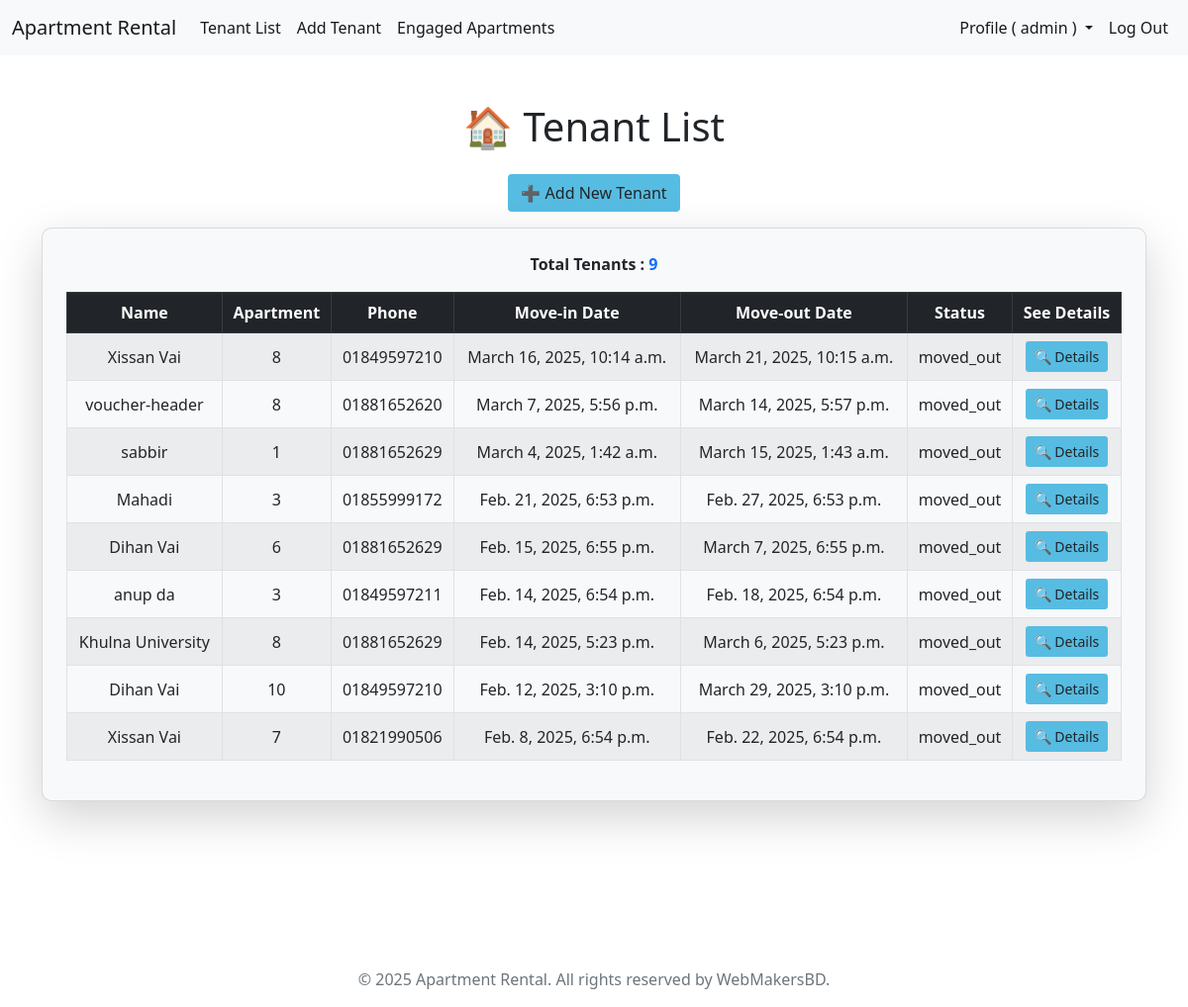
Page / (signed in) on the earlier database version.
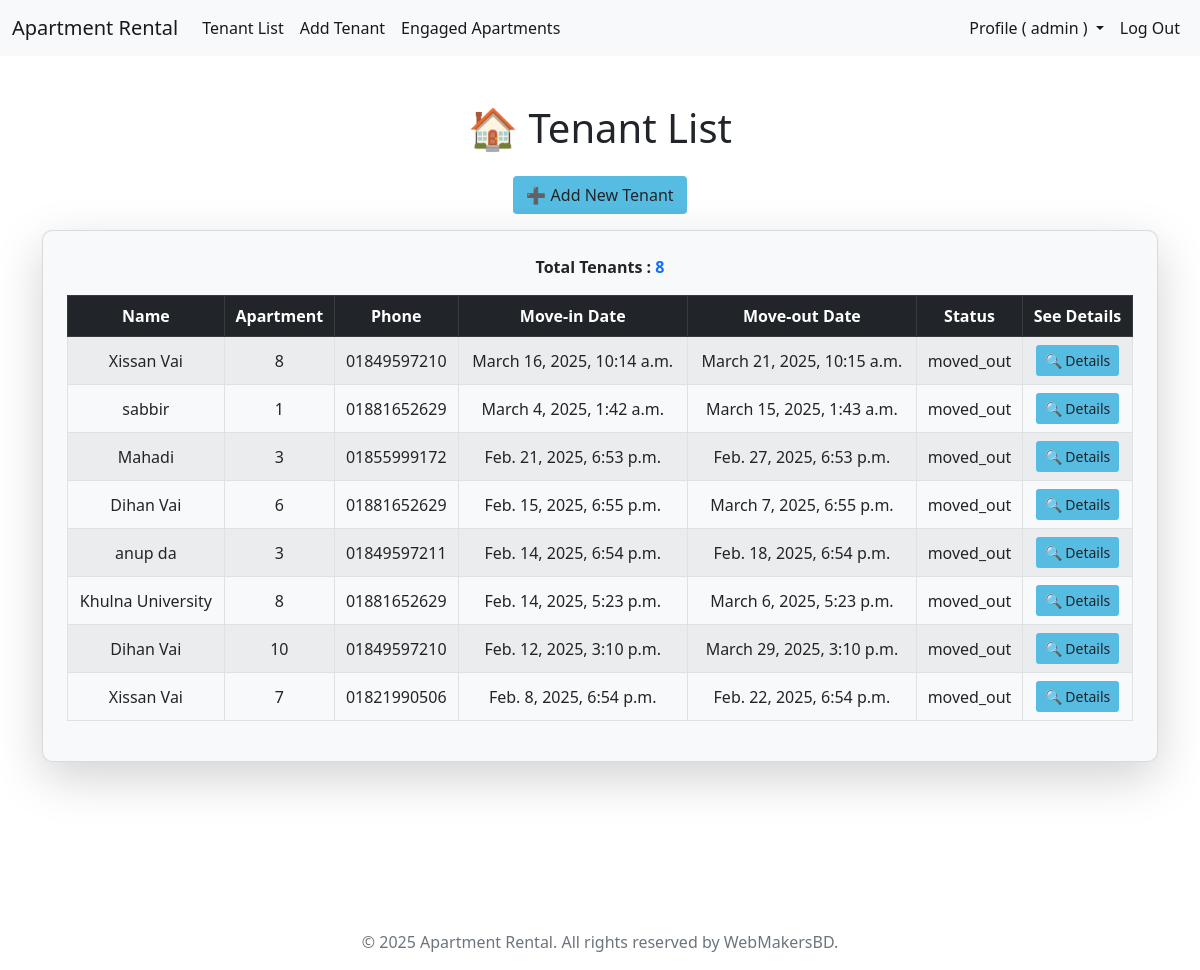
Same page on the later database version.
### tenants/models.py (models this page shows, shortened)
class Tenant(models.Model):
    choices = [
        ('will_arrive', 'Will Arrive'),
        ('living', 'Living'),
        ('moved_out', 'Moved Out'),
    ]
    name = models.CharField(max_length=50)
    contact = models.CharField(max_length=15)
    apartment = models.ForeignKey(Apartment, on_delete=models.CASCADE)
    move_in_date = models.DateTimeField()
    move_out_date = models.DateTimeField(null=True, blank=True)
    remarks = models.TextField(blank=True, null=True, help_text="Additional details about the tenant.")
    status = models.CharField(max_length=15, choices=choices,)

class Apartment(models.Model):
    number = models.PositiveIntegerField(unique=True)
    is_booked = models.BooleanField(default=False)

### tenants/views.py (the view)
# urls.py: path('', tenant_list, name='tenant_list'),
def tenant_list(request):
    user = request.user
    if user.is_authenticated and user.is_superuser:  # Ensure only admin users can access
        tenants = Tenant.objects.all().order_by('-move_in_date')  # Fetch all tenants
        for tenant in tenants:
            update_tenant_status(tenant)
        return render(request, 'tenants/tenant_list.html', {'tenants': tenants})
    else:
        messages.error(request, 'You have to log in as an Admin to access this page.')
        return redirect('login')

### tenants/views.py (called while the page is built)
def update_apartment_status():
    now = timezone.now() + timezone.timedelta(hours=6, minutes=0)  # Adjust time to match timezone
    Apartment.objects.update(is_booked=False)  # Reset all apartments to unbooked
    Apartment.objects.filter(tenant__move_in_date__lte=now, tenant__move_out_date__gte=now).update(is_booked=True)

def update_tenant_status(tenant):
    now = timezone.now() + timezone.timedelta(hours=6, minutes=0)  # Adjust time to match timezone
    if tenant.move_in_date > now:
        tenant.status = 'will_arrive'  # Tenant has not yet moved in
    elif tenant.move_out_date and tenant.move_out_date < now:
        tenant.status = 'moved_out'  # Tenant has already moved out
    else:
        tenant.status = 'living'  # Tenant is currently living in the apartment
    tenant.save()  # Save updated status
    update_apartment_status()  # Update apartment booking status accordingly

### templates/tenants/tenant_list.html (shortened to what this page needs)
{% extends 'base.html' %}
{% load static %}
{% block extra_head %}
    <link rel="stylesheet" href="{% static 'css/tenants/tenant_list.css' %}">
{% endblock %}
{% block content %}
<div class="container mt-5">
  <div class="text-center">
    <h1 class="mb-4">🏠 Tenant List</h1>
    <a class="btn mb-3" href="{% url 'add_tenant' %}">
      ➕ Add New Tenant
    </a>
  </div>
  {% if tenants %}
  <div class="card shadow-lg p-4">
    <p class="fw-bold text-center">
      Total Tenants : <span class="text-primary">{{ tenants|length }}</span>
    </p>
    <div class="table-responsive">
      <table
        class="table table-striped table-hover table-bordered text-center align-middle"
      >
        <thead class="table-dark">
          <tr>
            <th>Name</th>
            <th>Apartment</th>
            <th>Phone</th>
            <th>Move-in Date</th>
            <th>Move-out Date</th>
            <th>Status</th>
            <th>See Details</th>
          </tr>
        </thead>
        <tbody>
          {% for tenant in tenants %}
          <tr>
            <td>{{ tenant.name }}</td>
            <td>{{ tenant.apartment.number }}</td>
            <td>{{ tenant.contact }}</td>
            <td>{{ tenant.move_in_date }}</td>
            <td>{{ tenant.move_out_date|default:"N/A" }}</td>
            <td>{{ tenant.status }}</td>
            <td>
              <a
                href="{% url 'tenant_details' tenant.id %}"
                class="btn  btn-sm"
                >🔍 Details</a
              >
            </td>
          </tr>
          {% endfor %}
        </tbody>
      </table>
    </div>
  </div>
  {% else %}
  <div class="alert alert-warning text-center">
    <p>No tenants found.</p>
  </div>
  {% endif %}
</div>
{% endblock %}

Differences in the rows shown:
removed Tenant: name "voucher-header", apartment.number "8", contact "01881652620", move_in_date "March 7, 2025, 5:56 p.m.", move_out_date "March 14, 2025, 5:57 p.m.", status "moved_out"
Other differences:
{{ tenants|length }}: "9" → "8"
